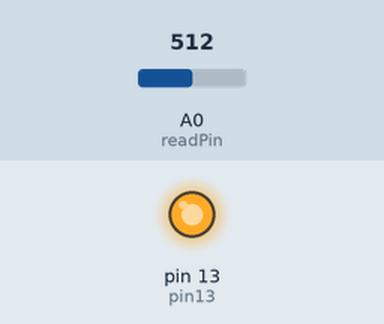
A sketch run on a simulated Arduino Uno, built with avr-gcc and run on an emulated ATmega328P. Parts: output pins drawn as LEDs (lit = HIGH). The test bench sets the inputs (shaded band); at power-on: A0 (readPin) = 512. What the sketch prints to the serial monitor is not drawn.

Above: at 0.1 s.
Timing chart, 0 to 1.6 s (numbered marks = the images above):
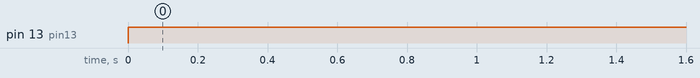

The sketch:

analog_read1.ino
```cpp
int readPin = A0;  //declare variable of analog pin
float V2 = 0;
int s_delay = 250;
int pin13 = 13;
int readValue;

void setup() {
  pinMode(13, OUTPUT);
  pinMode(readPin, INPUT); //set pin to be an input, we read from it
  Serial.begin(9600); //setting up a serial monitor, to read our data from it. 9600 is the baud rate, how much you're talking to your board
}

void loop() {
  digitalWrite(13, HIGH);
 readValue = analogRead(readPin);
 V2 = (5./1023.)*readValue ; //we want to do float math
Serial.println(V2);  //print the value of V2 at the seral monitor
delay(s_delay);
}
```

Measured:
- by itself, pin 13 (pin13): LOW → HIGH at 0.00 s
